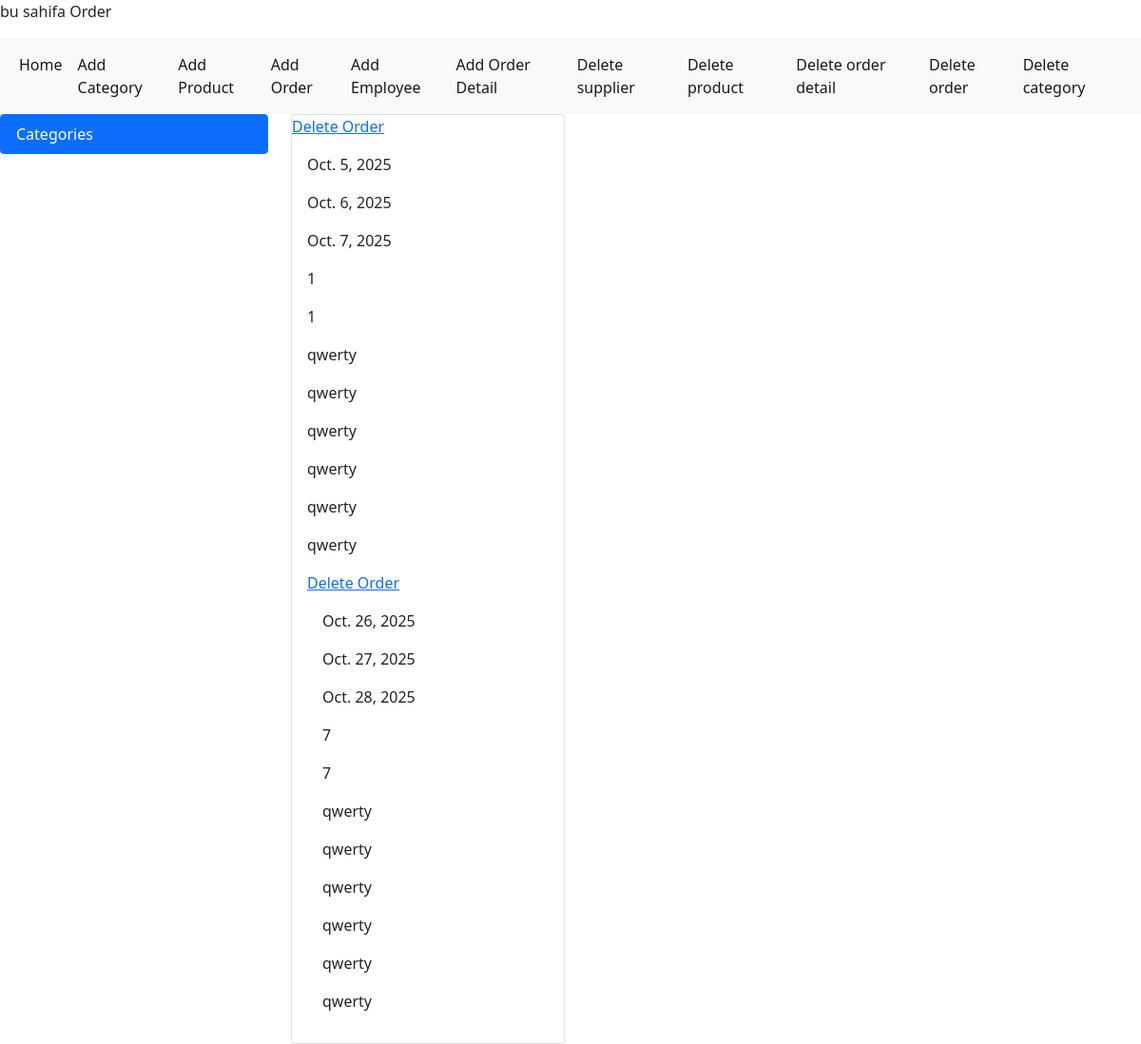
/order/, run on an earlier commit of the app's database.
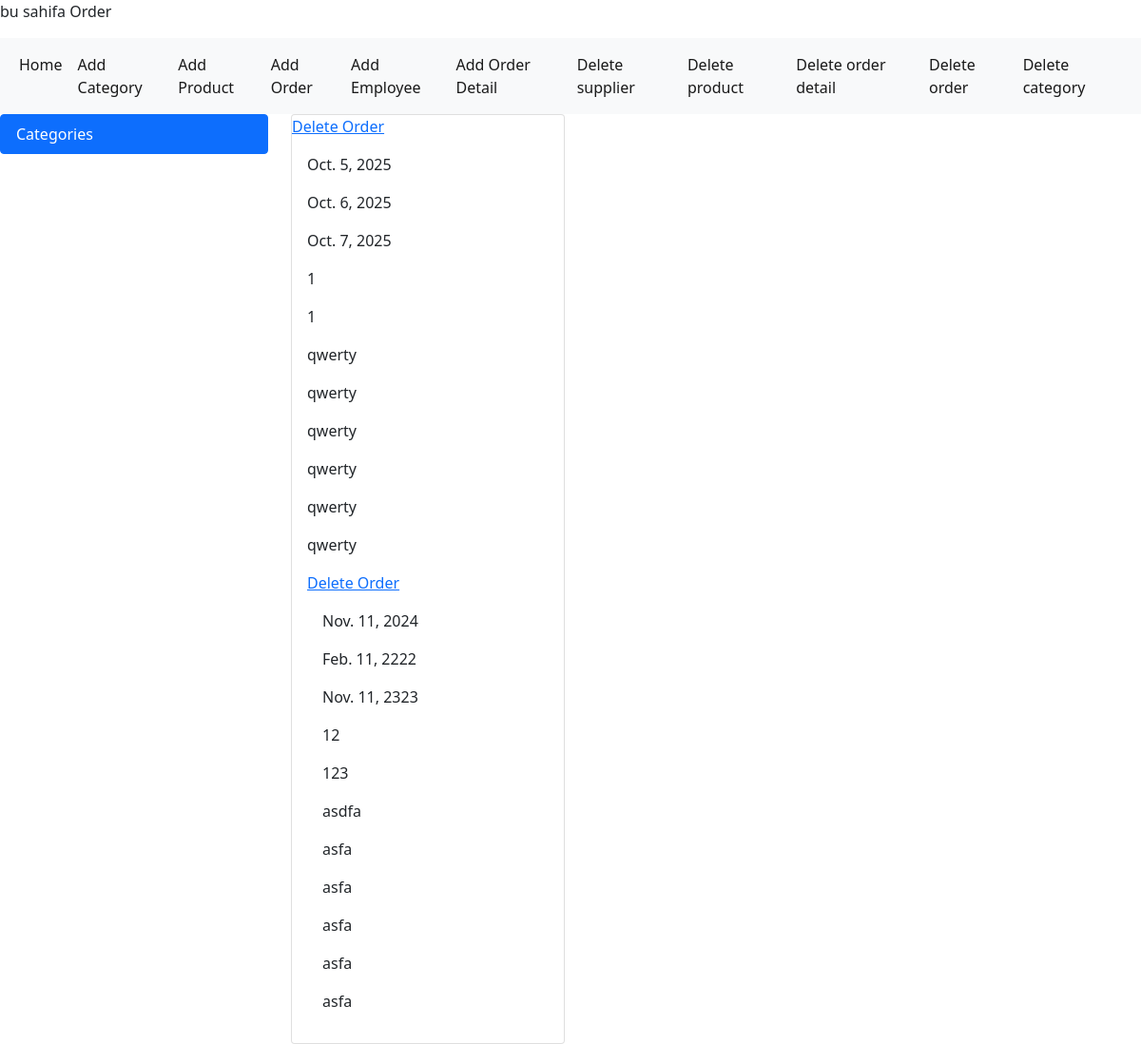
And on a later commit of the database.
### app1/models.py (models this page shows, shortened)
class Order(models.Model):
    employee = models.ForeignKey(Employee, on_delete=models.CASCADE)
    order_date = models.DateField(null=True, blank=True)
    required_date = models.DateField(null=True, blank=True)
    shipped_date = models.DateField(null=True, blank=True)
    ship_via =models.IntegerField(null=True, blank=True)
    freight = models.IntegerField(null=True, blank=True)
    ship_name = models.CharField(max_length=200,null=True, blank=True)
    ship_address = models.CharField(max_length=200,null=True, blank=True)
    ship_city = models.CharField(max_length=200,null=True, blank=True)
    ship_region = models.CharField(max_length=200,null=True, blank=True)
    ship_postal_code = models.CharField(max_length=200,null=True, blank=True)
    ship_country = models.CharField(max_length=200,null=True, blank=True)

### app1/views.py (the view)
# urls.py: path('order/',order,name='order'),
def order(request):
    order = Order.objects.all()
    context = {
        'order': order
    }
    return render(request, 'order.html',context)

### app1/templates/order.html (shortened to what this page needs)
<!DOCTYPE html>
<html lang="en">
<head>
</head>
<body>
<p>bu sahifa Order</p>
<nav class="navbar navbar-expand-lg navbar-light bg-light">
    <div class="container-fluid">
        <div class="collapse navbar-collapse" id="navbarNav">
            <ul class="navbar-nav">
                <li class="nav-item">
                    <a class="nav-link active" aria-current="page" href="{% url 'index' %}">Home</a>
                </li>
                <li>
                    <a class="nav-link active" href="{% url 'addcategory' %}" tabindex="-1" aria-disabled="true">Add
                        Category</a>
                </li>
                <li>
                    <a class="nav-link active" href="{% url 'addproduct' %}" tabindex="-1" aria-disabled="true">Add
                        Product</a>
                </li>
                <li>
                    <a class="nav-link active" href="{% url 'addorder' %}" tabindex="-1" aria-disabled="true">Add
                        Order</a>
                </li>
                <li>
                    <a class="nav-link active" href="{% url 'addemployee' %}" tabindex="-1" aria-disabled="true">Add
                        Employee</a>
                </li>
                <li>
                    <a class="nav-link active" href="{% url 'addorderdetail' %}" tabindex="-1" aria-disabled="true">Add
                        Order Detail</a>
                </li>
                <li>
                    <a class="nav-link active" href="{% url 'deletesupplier' %}" tabindex="-1" aria-disabled="true">Delete supplier</a>
                </li>
                <li>
                    <a class="nav-link active" href="{% url 'deleteproduct' %}" tabindex="-1" aria-disabled="true">Delete product</a>
                </li>
                <li>
                    <a class="nav-link active" href="{% url 'deleteorderdetail' %}" tabindex="-1" aria-disabled="true">Delete order detail</a>
                </li>
                <li>
                    <a class="nav-link active" href="{% url 'deleteorder' %}" tabindex="-1" aria-disabled="true">Delete order</a>
                </li>
                <li>
                    <a class="nav-link active" href="{% url 'deletecategory' %}" tabindex="-1" aria-disabled="true">Delete category</a>
                </li>
            </ul>
        </div>
    </div>
</nav>
<div class="row">
    <div class="col-3">
        <ul class="list-group">
            <li class="list-group-item active" aria-current="true">Categories</li>
        </ul>
    </div>
    <div class="col-9">
        <div class="card" style="width: 18rem;">
            {% for i in order %}
            <a href="{% url 'deleteorder' i.pk %}">Delete Order</a>
            <div class="card-body">
                <p class="card-text">{{i.order_date}}</p>
                <p class="card-text">{{i.required_date}}</p>
                <p class="card-text">{{i.shipped_date}}</p>
                <p class="card-text">{{i.ship_via}}</p>
                <p class="card-text">{{i.freight}}</p>
                <p class="card-text">{{i.ship_name}}</p>
                <p class="card-text">{{i.ship_address}}</p>
                <p class="card-text">{{i.ship_city}}</p>
                <p class="card-text">{{i.ship_region}}</p>
                <p class="card-text">{{i.ship_postal_code}}</p>
                <p class="card-text">{{i.ship_country}}</p>
                {%endfor%}
            </div>
        </div>
    </div>
</div>
<link href="https://cdn.jsdelivr.net/npm/bootstrap@5.0.2/dist/css/bootstrap.min.css" rel="stylesheet"
>
</body>
</html>

What changed in the data, as far as the page shows it:
removed Order: order_date "Oct. 26, 2025", required_date "Oct. 27, 2025", shipped_date "Oct. 28, 2025", ship_via "7", freight "7", ship_name "qwerty", ship_address "qwerty", ship_city "qwerty", ship_region "qwerty", ship_postal_code "qwerty", ship_country "qwerty"
added Order: order_date "Nov. 11, 2024", required_date "Feb. 11, 2222", shipped_date "Nov. 11, 2323", ship_via "12", freight "123", ship_name "asdfa", ship_address "asfa", ship_city "asfa", ship_region "asfa", ship_postal_code "asfa", ship_country "asfa"
